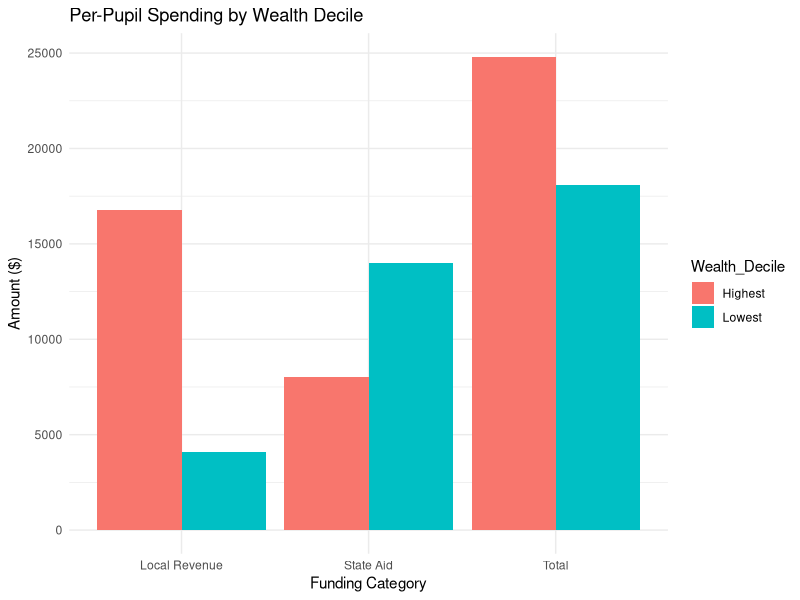
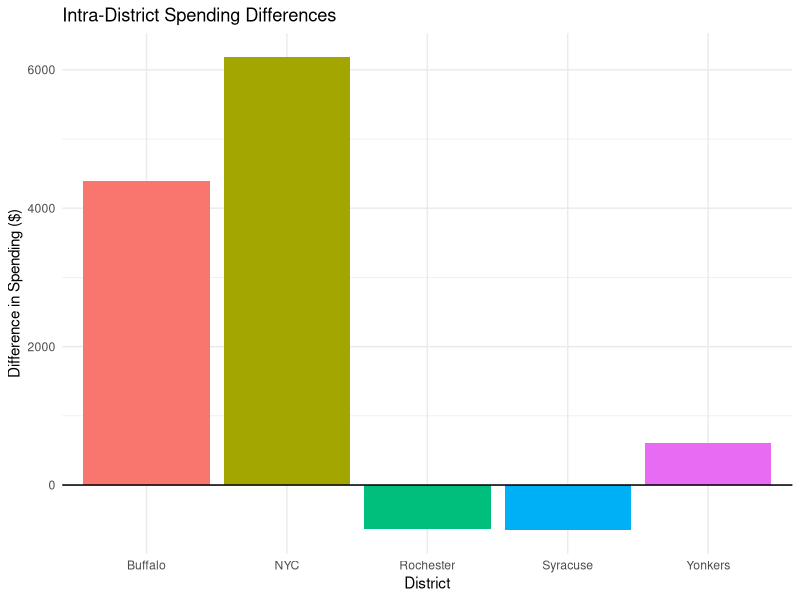
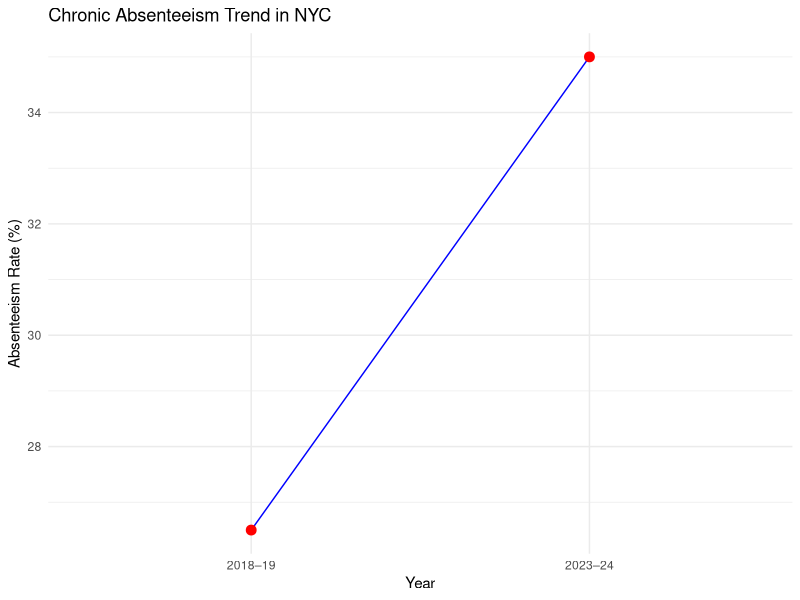

These charts were generated, in order, by the following R code:
## ---- chunk 1
knitr::opts_chunk$set(echo = TRUE)
## ---- chunk 2
funding <- data.frame(
  Wealth_Decile = c("Lowest", "Highest"),
  State_Aid_per_Pupil = c(14000, 8000),
  Local_Revenue_per_Pupil = c(4100, 16800),
  Total_Spending_per_Pupil = c(18100, 24800)
)
knitr::kable(funding, caption = "Per-Pupil Spending by Wealth Decile")

# Load required library
library(ggplot2)

# Create data

funding <- data.frame(
  Category = rep(c("State Aid", "Local Revenue", "Total"), 2),
  Amount = c(14000, 4100, 18100, 8000, 16800, 24800),
  Wealth_Decile = rep(c("Lowest", "Highest"), each = 3)
)

# Plot

ggplot(funding, aes(x = Category, y = Amount, fill = Wealth_Decile)) +
  geom_bar(stat = "identity", position = "dodge") +
  labs(
    title = "Per-Pupil Spending by Wealth Decile",
    x = "Funding Category",
    y = "Amount ($)"
  ) +
  theme_minimal()
## ---- chunk 3
intra <- data.frame(
  District = c("NYC", "Buffalo", "Rochester", "Syracuse", "Yonkers"),
  Spending_Difference = c(6187, 4396, -632, -651, 608)
)
knitr::kable(intra, caption = "Spending Differences Between High-Need and Low-Need Schools")
## ---- chunk 4
intra <- data.frame(
  District = c("NYC", "Buffalo", "Rochester", "Syracuse", "Yonkers"),
  Spending_Difference = c(6187, 4396, -632, -651, 608)
)

# Plot
ggplot(intra, aes(x = District, y = Spending_Difference, fill = District)) +
  geom_bar(stat = "identity") +
  geom_hline(yintercept = 0, color = "black") +
  labs(
    title = "Intra-District Spending Differences",
    y = "Difference in Spending ($)"
  ) +
  theme_minimal() +
  theme(legend.position = "none")
## ---- chunk 5
outcomes <- data.frame(
  Metric = c("4th Grade Math", "4th Grade Reading", "8th Grade Math", "8th Grade Reading", "Graduation Rate"),
  Proficiency = c("Below Avg", "Below Avg", "Matches Avg", "Above Avg", "87%")
)
knitr::kable(outcomes, caption = "Student Performance Metrics")
## ---- chunk 6
absentee <- data.frame(
  Year = c("2018–19", "2023–24"),
  Chronic_Absenteeism_Rate = c("26.5%", "35.0%")
)
knitr::kable(absentee, caption = "Chronic Absenteeism Rates in NYC")

# Create data
absentee <- data.frame(
  Year = c("2018–19", "2023–24"),
  Rate = c(26.5, 35.0)
)

# Plot

ggplot(absentee, aes(x = Year, y = Rate)) +
  geom_line(group = 1, color = "blue") +
  geom_point(size = 3, color = "red") +
  labs(
    title = "Chronic Absenteeism Trend in NYC",
    y = "Absenteeism Rate (%)"
  ) +
  theme_minimal()
